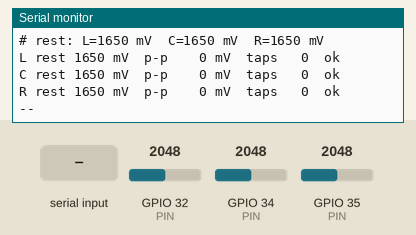
Bench run of a sketch on a simulated ESP32. On the bench: the last lines printed to the serial monitor. The test bench sets the inputs (shaded band); at power-on: GPIO 32 (PIN) = 2048, GPIO 34 (PIN) = 2048, GPIO 35 (PIN) = 2048 (analog values on the 0–4095 scale).

Above: at 3.6 s.
3.7 s: GPIO 32 (PIN) set to 2866
At 5.2 s:
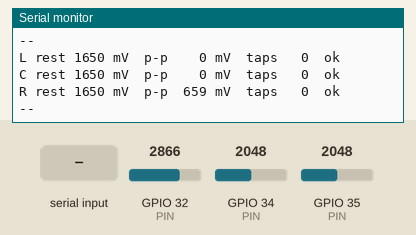
5.9 s: GPIO 34 (PIN) set to 2866
At 7.3 s:
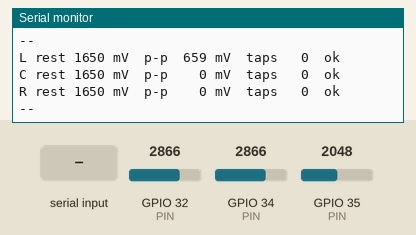
7.9 s: GPIO 35 (PIN) set to 2866
At 9.3 s:
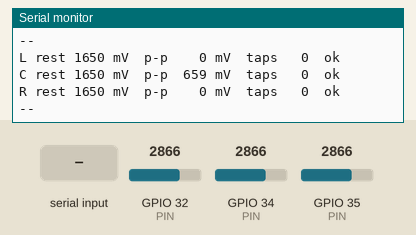
9.9 s: "p" received over Serial
At 10.7 s:
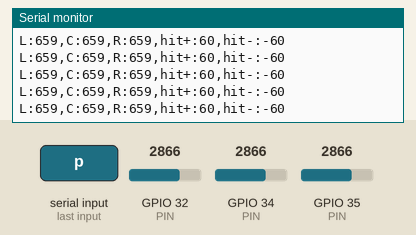
11.8 s: "r" received over Serial
13.3 s: GPIO 32 (PIN) set to 3190
At 14.4 s:
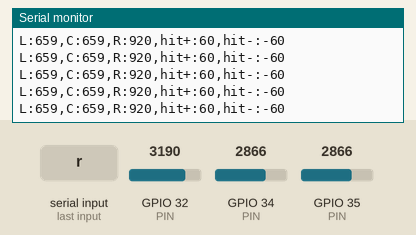

The sketch:

piezo_test.ino
```cpp
/*
 * GroundWatch piezo tester (ESP32, standalone - no 8051 needed)
 *
 * Tells you, per channel, whether a piezo (or a piezo + LM358 stage) is
 * alive: resting level, resting noise, and every tap with its size in mV.
 *
 * Channels:  L = GPIO34   C = GPIO35   R = GPIO32   (all ADC1, input only)
 * Unused channels can be left open; they will just show as FLOATING.
 *
 * ---------------------------------------------------------------------------
 * TEST A - bare piezo disc (unplug it from the amplifier first)
 *
 *   3V3 ── 10k ──┬── 10k ── GND          <- "MID" node, about 1.65 V,
 *                │                          shared by all channels
 *               MID
 *                │
 *   piezo black ─┤
 *                │
 *               1M
 *                │
 *   piezo red ── 10k ──┴──────────► GPIO34 (or 35 / 32)
 *
 *   i.e. 1 MΩ between the GPIO and MID, piezo across it through 10 kΩ.
 *   Expected: REST about 1650 mV, taps of 100 mV to 1000+ mV.
 *   Tap the disc gently with a fingertip; don't whack it (no clamp diodes).
 *
 * TEST B - piezo + LM358 stage, in circuit (amp OUT pin, 5 V powered)
 *
 *   LM358 OUT ── 10k ──┬──► GPIO34 (or 35 / 32)
 *                      10k
 *                       │
 *   breadboard GND ─────┴──── ESP32 GND   (grounds MUST be joined)
 *
 *   The divider halves the signal so 5 V-side voltages stay under 3.3 V.
 *   Expected: REST about 1250 mV (= 2.5 V at OUT). Readings are x0.5, so
 *   a 100 mV tap here is a 200 mV swing at the op-amp output.
 *
 * NEVER put the LM358 output (or a bare piezo without the 10k) straight
 * onto an ESP32 pin.
 * ---------------------------------------------------------------------------
 *
 * Serial Monitor at 115200. Commands:
 *   t  text mode (default): status every second + a line per tap
 *   p  plot mode: deviation in mV for the Serial Plotter
 *   c  re-calibrate the resting level (keep everything still for 1 s)
 *   r  reset tap counters
 */

#define NCH            3
#define SAMPLE_US      500      /* 2 kHz per channel */
#define HIT_MV         60       /* deviation that counts as a tap */
#define HOLDOFF_MS     250      /* one tap = one count */
#define STATUS_MS      1000
#define PLOT_MS        20

const int  PIN[NCH]  = {34, 35, 32};
const char NAME[NCH] = {'L', 'C', 'R'};

float    base[NCH];             /* resting level, mV */
int      winMin[NCH], winMax[NCH];      /* status window */
int      plotPeak[NCH];                 /* plot window, signed */
int      hitPeak[NCH];
uint32_t hitStart[NCH], lastHit[NCH];
bool     inHit[NCH];
uint32_t taps[NCH];
bool     plotMode = false;
uint32_t tSample, tStatus, tPlot;

void calibrate() {
  Serial.println(F("# calibrating - keep the piezos still..."));
  for (int c = 0; c < NCH; c++) {
    uint32_t sum = 0;
    for (int i = 0; i < 400; i++) { sum += analogReadMilliVolts(PIN[c]); delayMicroseconds(1500); }
    base[c] = sum / 400.0f;
    inHit[c] = false;
  }
  resetWindow();
  Serial.printf("# rest: L=%d mV  C=%d mV  R=%d mV\n", (int)base[0], (int)base[1], (int)base[2]);
}

void resetWindow() {
  for (int c = 0; c < NCH; c++) { winMin[c] = 99999; winMax[c] = -1; }
}

const char *verdict(int c) {
  int pp = winMax[c] - winMin[c];
  int b  = (int)base[c];
  if (b < 80)    return "STUCK LOW (0 V: open/short to GND, no bias)";
  if (b > 3150)  return "STUCK HIGH (rail: bias/divider wrong)";
  if (pp > 400 && !inHit[c] && millis() - lastHit[c] > 1500)
                 return "FLOATING/NOISY (1M or wire missing?)";
  return "ok";
}

void setup() {
  Serial.begin(115200);
  delay(500);
  analogReadResolution(12);
  for (int c = 0; c < NCH; c++) analogSetPinAttenuation(PIN[c], ADC_11db);
  Serial.println(F("\n# GroundWatch piezo tester  (t=text p=plot c=calibrate r=reset)"));
  calibrate();
  tSample = micros(); tStatus = tPlot = millis();
}

void loop() {
  if (Serial.available()) {
    char k = Serial.read();
    if (k == 'p') plotMode = true;
    if (k == 't') plotMode = false;
    if (k == 'c') calibrate();
    if (k == 'r') { for (int c = 0; c < NCH; c++) taps[c] = 0; Serial.println(F("# counters reset")); }
  }

  if ((uint32_t)(micros() - tSample) < SAMPLE_US) return;
  tSample += SAMPLE_US;
  uint32_t now = millis();

  for (int c = 0; c < NCH; c++) {
    int mv  = analogReadMilliVolts(PIN[c]);
    int dev = mv - (int)base[c];
    int ad  = abs(dev);

    if (mv < winMin[c]) winMin[c] = mv;
    if (mv > winMax[c]) winMax[c] = mv;
    if (ad > abs(plotPeak[c])) plotPeak[c] = dev;

    if (ad > HIT_MV) {
      if (!inHit[c] && now - lastHit[c] > HOLDOFF_MS) {
        inHit[c] = true; hitStart[c] = now; hitPeak[c] = 0;
      }
      if (inHit[c] && ad > abs(hitPeak[c])) hitPeak[c] = dev;
    } else if (inHit[c] && now - hitStart[c] > 30) {
      inHit[c] = false; lastHit[c] = now; taps[c]++;
      if (!plotMode)
        Serial.printf("TAP %c  peak %+5d mV  (%lu ms)  total %lu\n",
                      NAME[c], hitPeak[c], (unsigned long)(now - hitStart[c]), (unsigned long)taps[c]);
    } else if (!inHit[c]) {
      base[c] += (mv - base[c]) * 0.0005f;   /* slow drift tracking at rest only */
    }
  }

  if (plotMode && now - tPlot >= PLOT_MS) {
    tPlot = now;
    Serial.printf("L:%d,C:%d,R:%d,hit+:%d,hit-:%d\n",
                  plotPeak[0], plotPeak[1], plotPeak[2], HIT_MV, -HIT_MV);
    for (int c = 0; c < NCH; c++) plotPeak[c] = 0;
  }

  if (!plotMode && now - tStatus >= STATUS_MS) {
    tStatus = now;
    for (int c = 0; c < NCH; c++)
      Serial.printf("%c rest %4d mV  p-p %4d mV  taps %3lu  %s\n", NAME[c], (int)base[c],
                    winMax[c] - winMin[c], (unsigned long)taps[c], verdict(c));
    Serial.println(F("--"));
    resetWindow();
  } else if (plotMode && now - tStatus >= STATUS_MS) {
    tStatus = now; resetWindow();
  }
}
```

Measured:
- after the input at 3.7 s, the serial monitor: prints a new line after 0.74 s (image 1)
- after the input at 5.9 s, the serial monitor: prints a new line after 0.54 s (image 2)
- after the input at 7.9 s, the serial monitor: prints a new line after 0.54 s (image 3)
- after the input at 9.9 s, the serial monitor: prints a new line at once (image 4)
- after the input at 13.3 s, the serial monitor: prints a new line at once (image 5)
